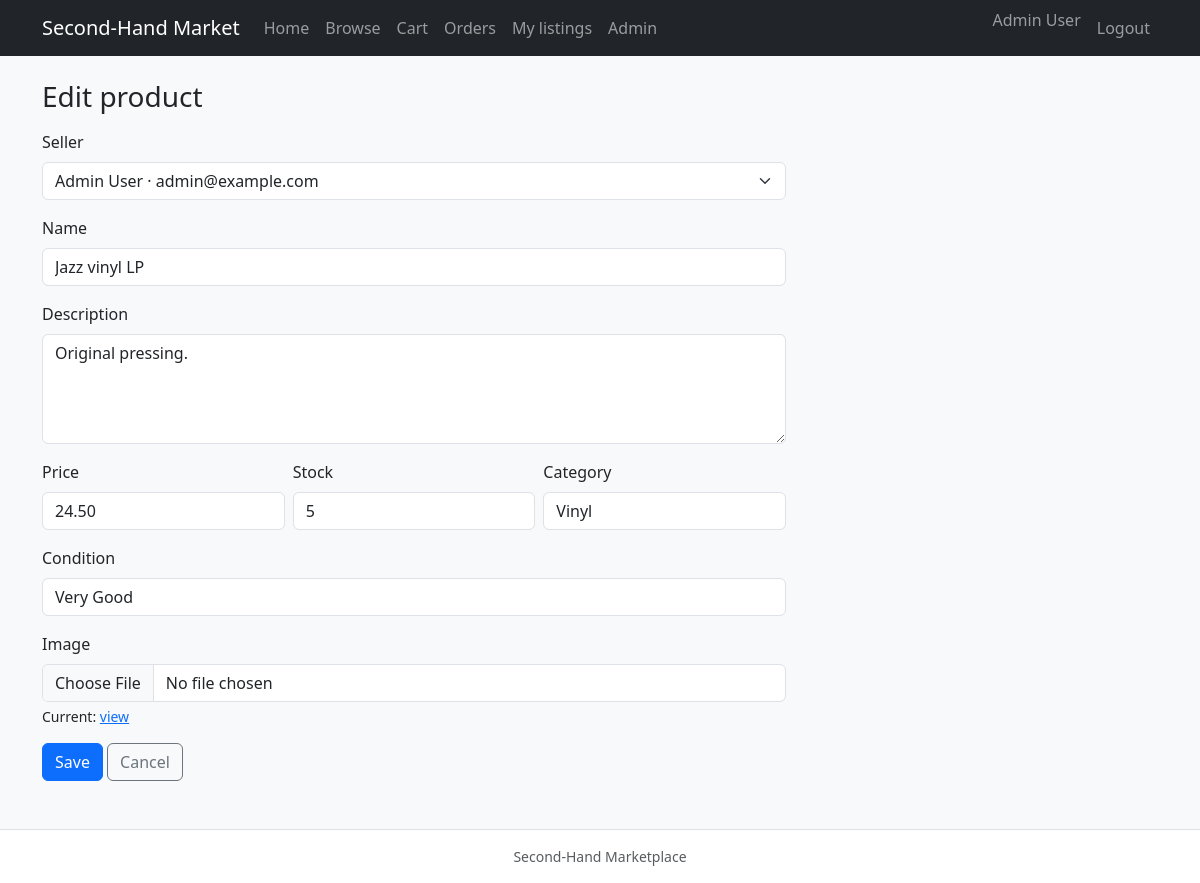
The page /admin/product_edit.php?id=2 (signed in) on the database its author committed.
### tables this page shows
CREATE TABLE users (
  id INT UNSIGNED AUTO_INCREMENT PRIMARY KEY,
  name VARCHAR(120) NOT NULL,
  email VARCHAR(255) NOT NULL UNIQUE,
  password_hash VARCHAR(255) NOT NULL,
  is_admin TINYINT(1) NOT NULL DEFAULT 0,
  created_at TIMESTAMP DEFAULT CURRENT_TIMESTAMP
);

CREATE TABLE products (
  id INT UNSIGNED AUTO_INCREMENT PRIMARY KEY,
  name VARCHAR(200) NOT NULL,
  description TEXT,
  price DECIMAL(10,2) NOT NULL,
  image_url VARCHAR(500) DEFAULT NULL,
  category VARCHAR(80) NOT NULL,
  `condition` VARCHAR(40) NOT NULL,
  stock INT UNSIGNED NOT NULL DEFAULT 0,
  seller_id INT UNSIGNED NOT NULL,
  created_at TIMESTAMP DEFAULT CURRENT_TIMESTAMP,
  CONSTRAINT fk_products_seller FOREIGN KEY (seller_id) REFERENCES users(id) ON DELETE CASCADE
);

### includes/auth.php (called while the page is built, shortened)
<?php
function current_user(): ?array
{
    return $_SESSION['user'] ?? null;
}

### includes/product_image_upload.php (called while the page is built, shortened)
<?php
function product_image_url(?string $url): string
{
    if (str_starts_with($url, 'http://') || str_starts_with($url, 'https://')) {
        return $url;
    }
    return str_starts_with($url, '/') ? $url : '/' . $url;
}

### admin/product_edit.php (the view, shortened to what this page needs)
<?php
require __DIR__ . '/../includes/init.php';
require_once __DIR__ . '/../includes/auth.php';
$id = isset($_GET['id']) ? (int) $_GET['id'] : 0;
$row = null;
if ($id > 0) {
    $st = $pdo->prepare('SELECT * FROM products WHERE id = ?');
    $st->execute([$id]);
    $row = $st->fetch();
}
$users = $pdo->query('SELECT id, name, email FROM users ORDER BY name')->fetchAll();
require __DIR__ . '/../includes/header.php';
?>
<h1 class="h3 mb-3"><?php echo $id ? 'Edit product' : 'New product'; ?></h1>
<form method="post" enctype="multipart/form-data" class="col-lg-8" id="listingForm" novalidate>
  <div class="mb-3">
    <label class="form-label" for="seller_id">Seller</label>
    <select class="form-select" id="seller_id" name="seller_id" required>
      <?php foreach ($users as $i => $u): ?>
      <?php
        $sid = (int) ($row['seller_id'] ?? 0);
        $sel = $sid === (int) $u['id'] || ($sid === 0 && $i === 0);
      ?>
      <option value="<?php echo (int) $u['id']; ?>" <?php echo $sel ? 'selected' : ''; ?>>
        <?php echo htmlspecialchars($u['name'] . ' · ' . $u['email']); ?>
      </option>
      <?php endforeach; ?>
    </select>
  </div>
  <div class="mb-3">
    <label class="form-label" for="name">Name</label>
    <input type="text" class="form-control" id="name" name="name" required maxlength="200" value="<?php echo htmlspecialchars((string) ($row['name'] ?? '')); ?>">
  </div>
  <div class="mb-3">
    <label class="form-label" for="description">Description</label>
    <textarea class="form-control" id="description" name="description" rows="4"><?php echo htmlspecialchars((string) ($row['description'] ?? '')); ?></textarea>
  </div>
  <div class="row g-2">
    <div class="col-md-4 mb-3">
      <label class="form-label" for="price">Price</label>
      <input type="number" step="0.01" min="0" class="form-control" id="price" name="price" required value="<?php echo htmlspecialchars((string) ($row['price'] ?? '')); ?>">
    </div>
    <div class="col-md-4 mb-3">
      <label class="form-label" for="stock">Stock</label>
      <input type="number" min="0" class="form-control" id="stock" name="stock" required value="<?php echo htmlspecialchars((string) ($row['stock'] ?? '')); ?>">
    </div>
    <div class="col-md-4 mb-3">
      <label class="form-label" for="category">Category</label>
      <input type="text" class="form-control" id="category" name="category" required maxlength="80" value="<?php echo htmlspecialchars((string) ($row['category'] ?? '')); ?>">
    </div>
  </div>
  <div class="mb-3">
    <label class="form-label" for="condition">Condition</label>
    <input type="text" class="form-control" id="condition" name="condition" required maxlength="40" value="<?php echo htmlspecialchars((string) ($row['condition'] ?? '')); ?>">
  </div>
  <div class="mb-3">
    <label class="form-label" for="image">Image</label>
    <input type="file" class="form-control" id="image" name="image" accept="image/*">
    <?php if (!empty($row['image_url'])): ?>
    <p class="small mt-1">Current: <a href="<?php echo htmlspecialchars(product_image_url($row['image_url'])); ?>">view</a></p>
    <?php endif; ?>
  </div>
  <button type="submit" class="btn btn-primary">Save</button>
  <a href="products.php" class="btn btn-outline-secondary">Cancel</a>
</form>
<?php require __DIR__ . '/../includes/footer.php'; ?>

### includes/header.php (shortened to what this page needs)
<?php
require_once __DIR__ . '/auth.php';
$u = current_user();
$cartCount = 0;
if ($u && isset($pdo) && $pdo !== null) {
    $st = $pdo->prepare('SELECT COALESCE(SUM(quantity),0) AS c FROM cart WHERE user_id = ?');
    $st->execute([$u['id']]);
    $cartCount = (int) $st->fetchColumn();
}
$d = trim(dirname($_SERVER['SCRIPT_NAME'] ?? ''), '/');
$np = $d === '' ? '' : str_repeat('../', count(explode('/', $d)));
?>
<!DOCTYPE html>
<html lang="en">
<head>
  <link href="https://cdn.jsdelivr.net/npm/bootstrap@5.3.3/dist/css/bootstrap.min.css" rel="stylesheet">
</head>
<body class="bg-light">
<nav class="navbar navbar-expand-md navbar-dark bg-dark mb-4">
  <div class="container">
    <a class="navbar-brand" href="<?php echo $np; ?>index.php">Second-Hand Market</a>
    <div class="collapse navbar-collapse" id="navmain">
      <ul class="navbar-nav me-auto">
        <li class="nav-item"><a class="nav-link" href="<?php echo $np; ?>index.php">Home</a></li>
        <li class="nav-item"><a class="nav-link" href="<?php echo $np; ?>products.php">Browse</a></li>
        <?php if ($u): ?>
        <li class="nav-item"><a class="nav-link" href="<?php echo $np; ?>cart.php">Cart<?php if ($cartCount > 0): ?> <span class="badge bg-secondary"><?php echo $cartCount; ?></span><?php endif; ?></a></li>
        <li class="nav-item"><a class="nav-link" href="<?php echo $np; ?>orders.php">Orders</a></li>
        <li class="nav-item"><a class="nav-link" href="<?php echo $np; ?>account/listings.php">My listings</a></li>
        <?php endif; ?>
        <?php if ($u && !empty($u['is_admin'])): ?>
        <li class="nav-item"><a class="nav-link" href="<?php echo $np; ?>admin/index.php">Admin</a></li>
        <?php endif; ?>
      </ul>
      <ul class="navbar-nav">
        <?php if ($u): ?>
        <li class="nav-item"><span class="navbar-text me-2"><?php echo htmlspecialchars($u['name']); ?></span></li>
        <li class="nav-item"><a class="nav-link" href="<?php echo $np; ?>logout.php">Logout</a></li>
        <?php else: ?>
        <li class="nav-item"><a class="nav-link" href="<?php echo $np; ?>login.php">Login</a></li>
        <li class="nav-item"><a class="nav-link" href="<?php echo $np; ?>register.php">Register</a></li>
        <?php endif; ?>
      </ul>
    </div>
  </div>
</nav>
<div class="container pb-5">

### rows shown on the page
users: name "Admin User"
products: seller_id "Admin User · admin@example.com", name "Jazz vinyl LP", description "Original pressing.", price "24.50", stock "5", category "Vinyl", condition "Very Good"
